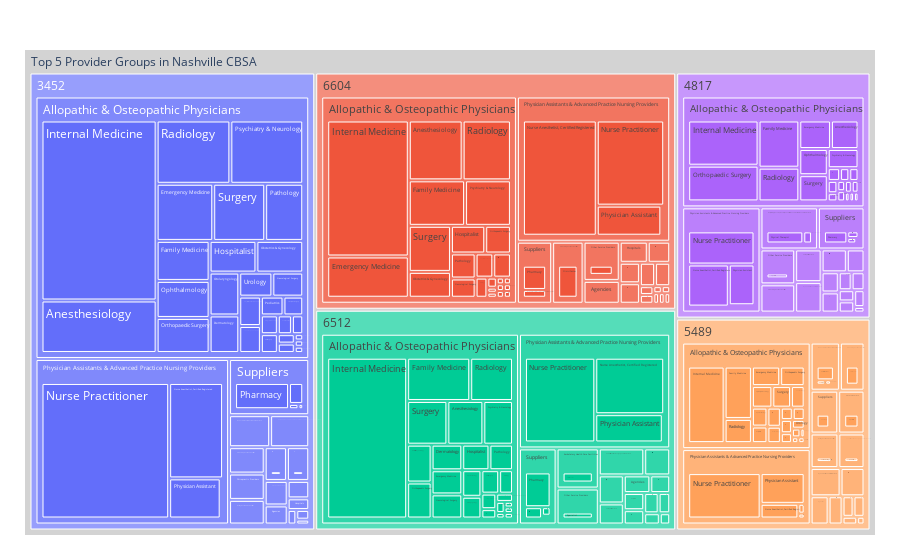

Write notebook code for a chart like this one.
### Markdown cell above
I want to see how what each community ID has in common with each other. First lets look at the unique number of classifications represented within each comm. ID.

### Code cell
import plotly.express as px

df_2 = df[df['communityid'].isin(graph_data_1['Community_ID'][:5])]

fig_2 = px.treemap(df_2, path=[px.Constant("Top 5 Provider Groups in Nashville CBSA"), 'communityid', 'grouping', 'classification'])
fig_2.update_traces(root_color="lightgrey")
fig_2.update_layout(margin = dict(t=50, l=25, r=25, b=25))
fig_2.show()

fig_2.write_html("tree_plot.html")

### Figure 1 — Plotly figure (JSON) as saved in the notebook; plotly's stock layout.template omitted (floating-point values rounded to 4 significant figures; data arrays with more than 128 entries replaced by an {"elided": "..."} marker saying what was removed)
{"data": [{"branchvalues": "total", "domain": {"x": [0, 1], "y": [0, 1]}, "hovertemplate": "labels=%{label}<br>count=%{value}<br>parent=%{parent}<br>id=%{id}<extra></extra>", "ids": {"elided": "359 str values"}, "labels": {"elided": "359 str values"}, "name": "", "parents": {"elided": "359 str values"}, "root": {"color": "lightgrey"}, "type": "treemap", "values": {"elided": "359 int values"}}], "layout": {"legend": {"tracegroupgap": 0}, "margin": {"b": 25, "l": 25, "r": 25, "t": 50}}}
